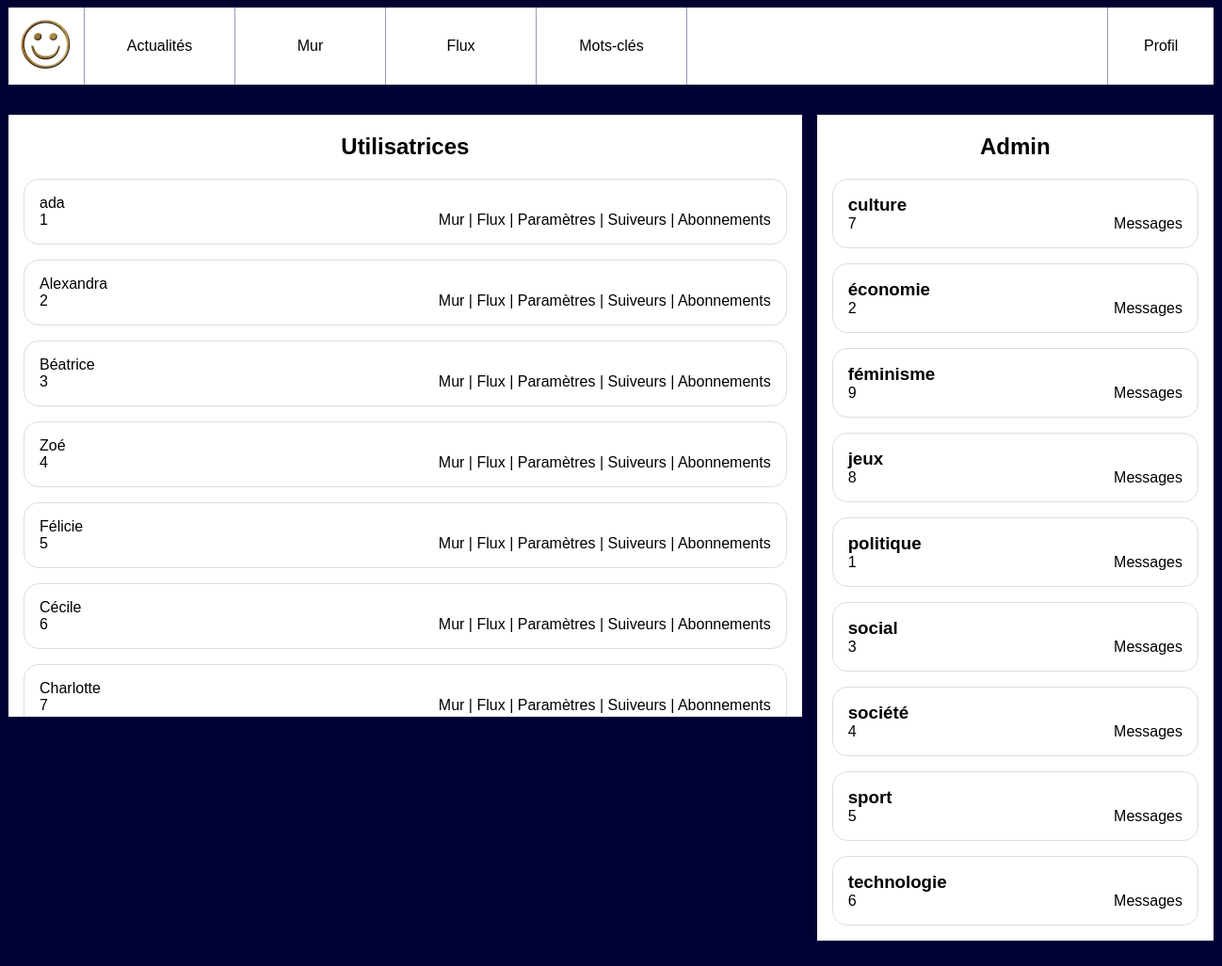
The app's page /admin.php with its own data.
### tables this page shows
CREATE TABLE IF NOT EXISTS `tags` (
  `id` INT UNSIGNED NOT NULL AUTO_INCREMENT,
  `label` VARCHAR(255) NOT NULL,
  PRIMARY KEY (`id`),
  UNIQUE INDEX `label_UNIQUE` (`label` ASC));

CREATE TABLE IF NOT EXISTS `users` (
  `id` INT UNSIGNED NOT NULL AUTO_INCREMENT,
  `email` VARCHAR(255) NOT NULL,
  `password` VARCHAR(255) NOT NULL,
  `alias` VARCHAR(255) NOT NULL,
  PRIMARY KEY (`id`),
  UNIQUE INDEX `email_UNIQUE` (`email` ASC),
  UNIQUE INDEX `alias_UNIQUE` (`alias` ASC));

### admin.php (the view, shortened to what this page needs)
<!doctype html>
<html lang="fr">
    <head>
        <link rel="stylesheet" href="style.css"/>
    </head>
    <body>
    <?php include 'navbar.php'?>
    <?php include 'connexions1.php'?>
        <div id="wrapper" class='admin'>
            <aside>
                <h2>Admin</h2>
                <?php
                $laQuestionEnSql = "SELECT * FROM `tags` LIMIT 50";
                $lesInformations = $mysqli->query($laQuestionEnSql);
                while ($tag = $lesInformations->fetch_assoc())
                {
                    ?>
                    <article>
                        <h3><?php echo($tag['label']) ?></h3>
                        <p><?php echo ($tag['id'])?></p>
                        <nav>
                        <?php echo('<a href="tags.php?tag_id=' . $tag['id'] . '">Messages</a>'); ?>
                        </nav>
                    </article>
                <?php } ?>
            </aside>
            <main>
                <h2>Utilisatrices</h2>
                <?php
                $laQuestionEnSql = "SELECT * FROM `users` LIMIT 50";
                $lesInformations = $mysqli->query($laQuestionEnSql);
                while ($users = $lesInformations->fetch_assoc())
                {
                    ?>
                    <article>
                        <h3><?php echo $users['alias'] ?></h3>
                        <p><?php echo $users['id'] ?></p>
                        <nav>
                            <a href="wall.php?user_id=<?php echo $users['id'] ?>">Mur</a>
                            | <a href="feed.php?user_id=<?php echo $users['id'] ?>">Flux</a>
                            | <a href="settings.php?user_id=<?php echo $users['id'] ?>">Paramètres</a>
                            | <a href="followers.php?user_id=<?php echo $users['id'] ?>">Suiveurs</a>
                            | <a href="subscriptions.php?user_id=<?php echo $users['id'] ?>">Abonnements</a>
                        </nav>
                    </article>
                <?php } ?>
            </main>
        </div>
    </body>
</html>

### style.css (style rules this page uses)
body { background-color: #003; font-family: Arial; }
a { text-decoration: none; color:black; }
#wrapper { display:flex; width:80em; margin:0 auto 2em auto; }
#wrapper aside { background-color: #fff; flex:1; padding:1em; border-radius: 1em; }
#wrapper main { flex:3; padding-left:1em; height: 80vh; overflow-y: scroll; }
#wrapper main article { background-color: #fff; padding:1em; margin-bottom: 1em ; border-radius: 1em; }
#wrapper main article h3 { margin:0; padding:0; font-weight: normal; font-size:1em; }
#wrapper main article p { margin:0; }
#wrapper.admin { flex-direction: row-reverse }
#wrapper.admin aside { flex:1;margin-left:1em;border-radius:0;padding:0; }
#wrapper.admin main { flex:2;background-color: #fff;border-radius: 0;padding:0; }
#wrapper.admin h2 { text-align: center; }
#wrapper.admin h3 { margin:0; }
#wrapper.admin nav { text-align: right; }
#wrapper.admin article { border:1px solid #ddd;border-radius: 1em;padding:1em;margin:1em; }
#wrapper.admin article p { float:left;margin:0; }

### records on screen
tags: label "culture", id "7"
tags: label "économie", id "2"
tags: label "féminisme", id "9"
tags: label "jeux", id "8"
tags: label "politique", id "1"
tags: label "social", id "3"
tags: label "société", id "4"
tags: label "sport", id "5"
tags: label "technologie", id "6"
users: alias "ada", id "1"
users: alias "Alexandra", id "2"
users: alias "Béatrice", id "3"
users: alias "Zoé", id "4"
users: alias "Félicie", id "5"
users: alias "Cécile", id "6"
users: alias "Charlotte", id "7"
